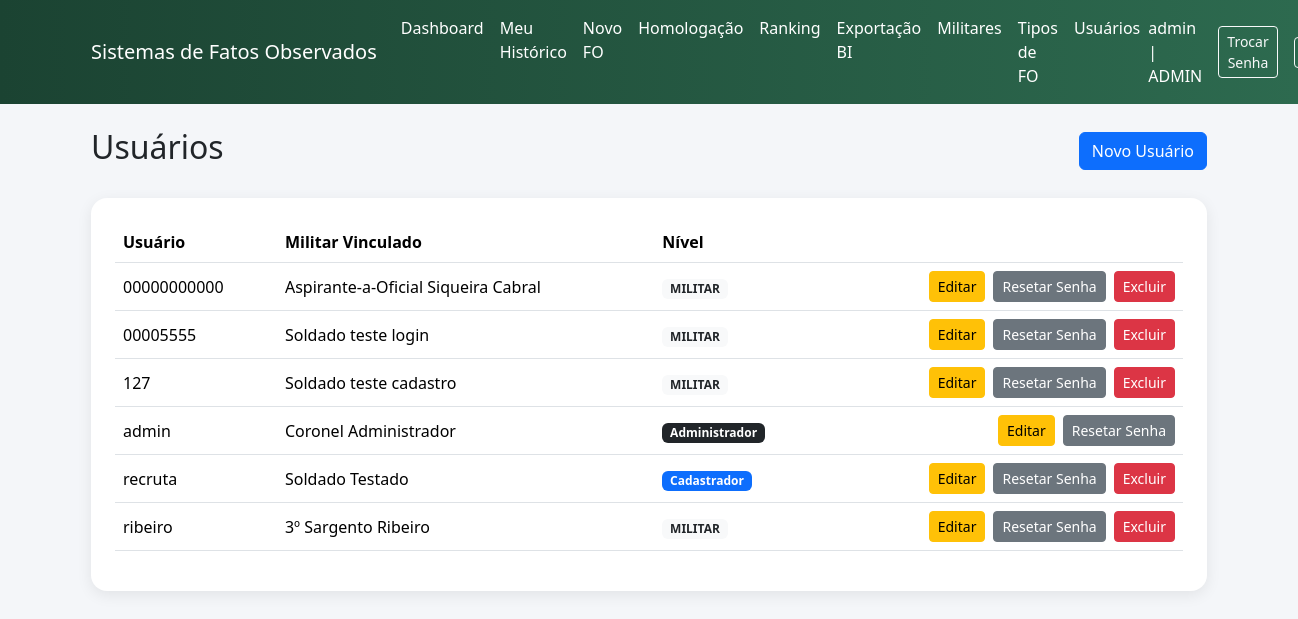
Before: /fo/admin/usuarios (signed in) with the older database file.
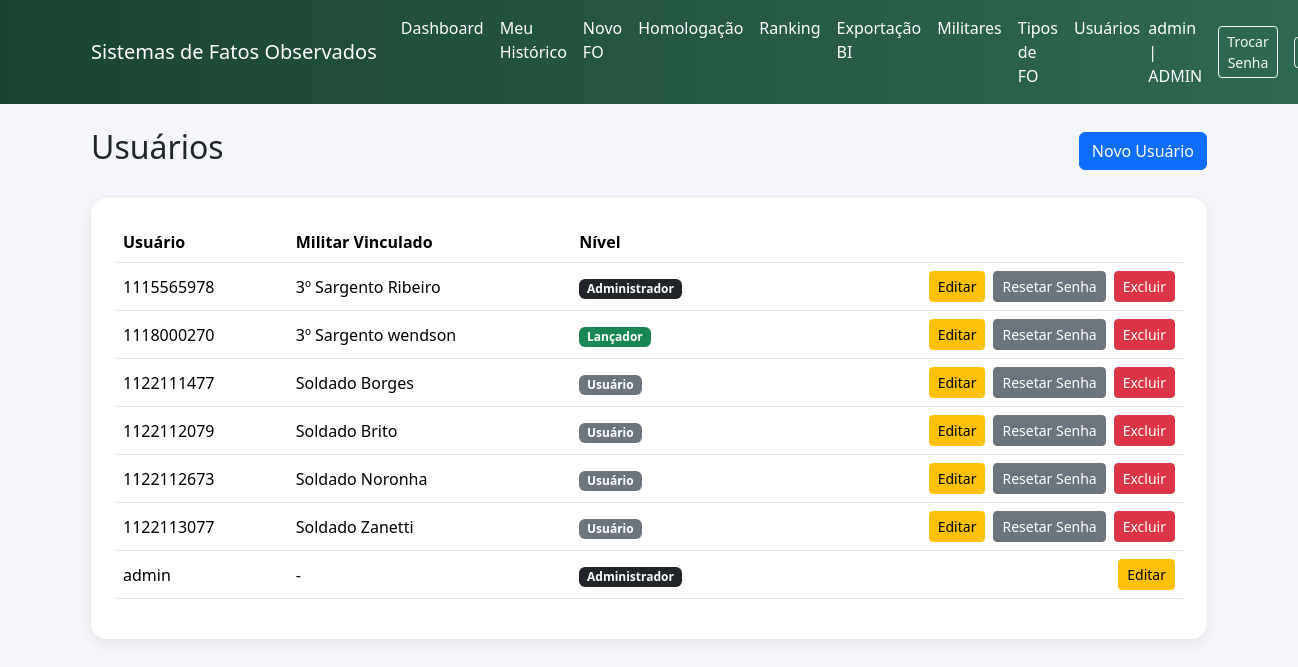
After: the same page with the newer database file.
### app/fo/models.py (models this page shows)
class Usuario(db.Model, UserMixin):
    __tablename__ = "usuarios"
    id = db.Column(db.Integer, primary_key=True)
    username = db.Column(db.String(80), unique=True, nullable=False)
    senha_hash = db.Column(db.String(128), nullable=False)
    perfil = db.Column(
        db.String(20),
        nullable=False,
        default="USUARIO"
    )
    militar_id = db.Column(
        db.Integer,
        db.ForeignKey("militares.id", ondelete="RESTRICT"),
        nullable=True
    )
    militar = db.relationship("Militar")

class PostoGraduacao(db.Model):
    __tablename__ = 'posto_graduacao'
    id = db.Column(db.Integer, primary_key=True)
    nome = db.Column(db.String(80), nullable=False)

class Militar(db.Model):
    __tablename__ = "militares"
    id = db.Column(db.Integer, primary_key=True)
    nome_guerra = db.Column(db.String(120), nullable=False)
    identidade_militar = db.Column(db.String(30), unique=True, nullable=False)
    id_posto_graduacao = db.Column(
        db.Integer,
        db.ForeignKey("posto_graduacao.id", ondelete="RESTRICT"),
        nullable=False
    )
    data_de_praca = db.Column(db.Date, nullable=False)
    id_secao = db.Column(
        db.Integer,
        db.ForeignKey("secoes.id", ondelete="RESTRICT"),
        nullable=False
    )
    foto_url = db.Column(db.String(255), nullable=True)
    ativo = db.Column(db.Boolean, default=True, nullable=False)
    posto_graduacao = db.relationship("PostoGraduacao")
    secao = db.relationship("Secao")

### app/fo/routes.py (the view)
@fo_bp.route("/admin/usuarios")
@login_required
@requer_admin
def admin_usuarios():
    usuarios = Usuario.query.order_by(Usuario.username.asc()).all()
    return render_template("fo/admin_usuarios.html", usuarios=usuarios)

### app/fo/permissions.py (called while the page is built)
def perfil_permitido(*perfis):
    def decorator(func):
        @wraps(func)
        def wrapper(*args, **kwargs):
            if not current_user.is_authenticated:
                flash("Faça login para acessar o sistema.", "warning")
                return redirect(url_for("auth.login"))
            if current_user.perfil not in perfis and current_user.perfil != "ADMIN":
                flash("Você não possui permissão para acessar esta área.", "danger")
                if request.referrer:
                    return redirect(request.referrer)
                return redirect(url_for("index"))
            return func(*args, **kwargs)
        return wrapper
    return decorator

### app/templates/fo/admin_usuarios.html (shortened to what this page needs)
{% extends "base.html" %}
{% block content %}
<div class="d-flex justify-content-between align-items-center mb-4">
    <h2>Usuários</h2>
    <a href="{{ url_for('fo.admin_usuario_novo') }}"
       class="btn btn-primary">
        Novo Usuário
    </a>
</div>
<div class="card card-glass p-4">
    <table class="table table-hover align-middle">
        <thead>
            <tr>
                <th>Usuário</th>
                <th>Militar Vinculado</th>
                <th>Nível</th>
                <th></th>
            </tr>
        </thead>
        <tbody>
            {% for usuario in usuarios %}
            <tr>
                <td>{{ usuario.username }}</td>
                <td>
                    {% if usuario.militar %}
                        {{ usuario.militar.posto_graduacao.nome }}
                        {{ usuario.militar.nome_guerra }}
                    {% else %}
                        -
                    {% endif %}
                </td>
                <td>
                    {% if usuario.perfil == "USUARIO" %}
                        <span class="badge bg-secondary">Usuário</span>
                    {% elif usuario.perfil == "LANCADOR" %}
                        <span class="badge bg-success">Lançador</span>
                    {% elif usuario.perfil == "CADASTRADOR" %}
                        <span class="badge bg-primary">Cadastrador</span>
                    {% elif usuario.perfil == "BOLETIM" %}
                        <span class="badge bg-info">Boletim</span>
                    {% elif usuario.perfil == "HOMOLOGADOR" %}
                        <span class="badge bg-warning text-dark">Homologador</span>
                    {% elif usuario.perfil == "ADMIN" %}
                        <span class="badge bg-dark">Administrador</span>
                    {% else %}
                        <span class="badge bg-light text-dark">{{ usuario.perfil }}</span>
                    {% endif %}
                </td>
                <td class="text-end">
                    <div class="d-flex justify-content-end gap-2">
                        <a href="{{ url_for('fo.admin_usuario_editar', usuario_id=usuario.id) }}"
                        class="btn btn-sm btn-warning">
                        Editar
                        </a>
                        {% if usuario.militar %}
                        <form method="POST"
                            action="{{ url_for('fo.admin_usuario_resetar_senha', usuario_id=usuario.id) }}"
                            onsubmit="return confirm('Resetar a senha deste usuário para a identidade militar?');">
                            <button class="btn btn-sm btn-secondary">
                                Resetar Senha
                            </button>
                        </form>
                        {% endif %}
                        {% if usuario.id != current_user.id %}
                        <form method="POST"
                            action="{{ url_for('fo.admin_usuario_excluir', usuario_id=usuario.id) }}"
                            onsubmit="return confirm('Tem certeza que deseja excluir este usuário?');">
                            <button class="btn btn-sm btn-danger">
                            Excluir
                            </button>
                        </form>
                    {% endif %}
                    </div>
                </td>
            </tr>
            {% endfor %}
        </tbody>
    </table>
</div>
{% endblock %}

### app/templates/base.html (shortened to what this page needs)
<!DOCTYPE html>
<html lang="pt-BR">
<head>
    <link href="https://cdn.jsdelivr.net/npm/bootstrap@5.3.3/dist/css/bootstrap.min.css" rel="stylesheet">
</head>
<body>
<nav class="navbar navbar-expand-lg navbar-dark navbar-custom mb-4">
    <div class="container">
        <a class="navbar-brand"
            href="{{ url_for('fo.dashboard' )}}">
        Sistemas de Fatos Observados
        </a>
        <div class="collapse navbar-collapse"
            id="navbarNav">
            {% if current_user.is_authenticated %}
            <ul class="navbar-nav me-auto">
                <li class="nav-item">
                    <a class="nav-link" href="{{ url_for('fo.dashboard') }}">
                        Dashboard
                    </a>
                </li>
                {% if current_user.perfil in ["USUARIO", "LANCADOR", "ADMIN"] %}
                    <li class="nav-item">
                        <a class="nav-link" href="{{ url_for('fo.meu_historico') }}">
                            Meu Histórico
                        </a>
                    </li>
                {% endif %}
                {% if current_user.perfil in ["LANCADOR", "HOMOLOGADOR", "ADMIN"] %}
                    <li class="nav-item">
                        <a class="nav-link" href="{{ url_for('fo.novo_fo') }}">
                            Novo FO
                        </a>
                    </li>
                    <li class="nav-item">
                        <a class="nav-link" href="{{ url_for('fo.homologacao') }}">
                            Homologação
                        </a>
                    </li>
                {% endif %}
                {% if current_user.perfil in ["USUARIO", "LANCADOR", "HOMOLOGADOR", "ADMIN"] %}
                    <li class="nav-item">
                        <a class="nav-link" href="{{ url_for('fo.ranking') }}">
                            Ranking
                        </a>
                    </li>
                {% endif %}
                {% if current_user.perfil in ["BOLETIM", "ADMIN"] %}
                    <li class="nav-item">
                        <a class="nav-link" href="{{ url_for('fo.exportacao') }}">
                            Exportação BI
                        </a>
                    </li>
                {% endif %}
                {% if current_user.perfil in ["CADASTRADOR", "ADMIN"] %}
                    <li class="nav-item">
                        <a class="nav-link" href="{{ url_for('fo.admin_militares') }}">
                            Militares
                        </a>
                    </li>
                {% endif %}
                {% if current_user.perfil == "ADMIN" %}
                    <li class="nav-item">
                        <a class="nav-link" href="{{ url_for('fo.admin_tipos') }}">
                            Tipos de FO
                        </a>
                    </li>
                    <li class="nav-item">
                        <a class="nav-link" href="{{ url_for('fo.admin_usuarios') }}">
                            Usuários
                        </a>
                    </li>
                {% endif %}
            </ul>
            <div class="d-flex align-items-center gap-3">
                <span class="navbar-text">
                    {{ current_user.username }} | {{ current_user.perfil }}
                </span>
                <a class="btn btn-outline-light btn-sm"
                href="{{ url_for('auth.trocar_senha') }}">
                Trocar Senha
                </a>
                <a class="btn btn-outline-light btn-sm"
                href="{{ url_for('auth.logout') }}">
                </a>
            </div>
            {% endif %}
        </div>
    </div>
</nav>
<div class="toast-container position-fixed top-0 end-0 p-3"
     style="z-index: 9999;">
</div>
<main class="container">
    {% block content %}{% endblock %}
</main>
</body>
</html>

Changed rows visible on the page:
removed Usuario: username "00000000000", militar.posto_graduacao.nome "Aspirante-a-Oficial", militar.nome_guerra "Siqueira Cabral", perfil "MILITAR"
removed Usuario: username "127", militar.posto_graduacao.nome "Soldado", militar.nome_guerra "teste cadastro", perfil "MILITAR"
removed Usuario: username "recruta", militar.posto_graduacao.nome "Soldado", militar.nome_guerra "Testado", perfil "Cadastrador"
removed Usuario: username "ribeiro", militar.posto_graduacao.nome "3º Sargento", militar.nome_guerra "Ribeiro", perfil "MILITAR"
changed Usuario "admin": militar.posto_graduacao.nome "Coronel" → (not shown); militar.nome_guerra "Administrador" → (not shown); text "Resetar Senha" → "-"
added Usuario: username "1115565978", militar.posto_graduacao.nome "3º Sargento", militar.nome_guerra "Ribeiro", perfil "Administrador"
added Usuario: username "1118000270", militar.posto_graduacao.nome "3º Sargento", militar.nome_guerra "wendson", perfil "Lançador"
added Usuario: username "1122111477", militar.posto_graduacao.nome "Soldado", militar.nome_guerra "Borges", perfil "Usuário"
added Usuario: username "1122112079", militar.posto_graduacao.nome "Soldado", militar.nome_guerra "Brito", perfil "Usuário"
changed Usuario: username "00005555" → "1122112673"; militar.nome_guerra "teste login" → "Noronha"; perfil "MILITAR" → (not shown); now shows "Usuário"
added Usuario: username "1122113077", militar.posto_graduacao.nome "Soldado", militar.nome_guerra "Zanetti", perfil "Usuário"
